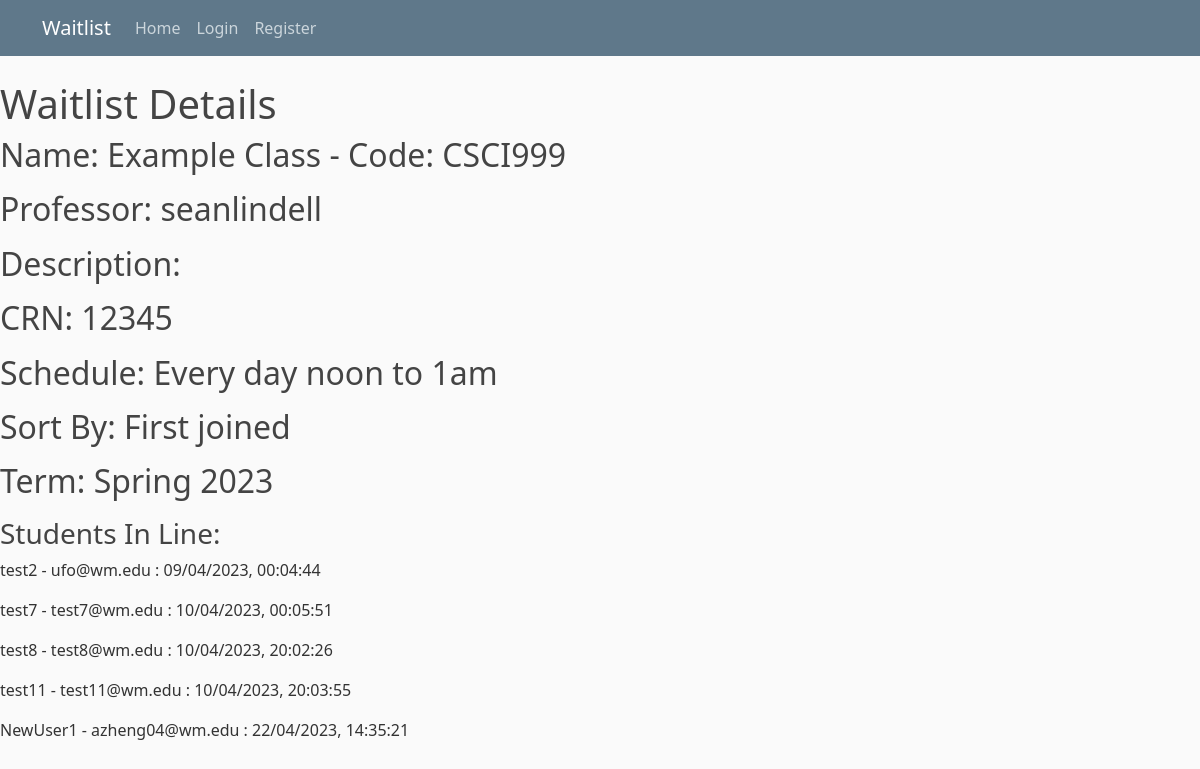
/studenthome/1/detail/, run on the app's committed database.
### studentview/models.py (models this page shows)
class ClassWaitlist(models.Model):
    className = models.CharField(max_length=200, name="className", verbose_name='Class Name')
    classDescription = models.TextField(verbose_name='Description', default=' ')
    classCode = models.CharField(max_length=200, verbose_name='Class Code')
    crn = models.IntegerField(default=0, verbose_name='CRN')
    schedule = models.CharField(max_length=200, verbose_name='Schedule')
    sortType = models.CharField(max_length=200, verbose_name='Sort Type')
    term = models.CharField(max_length=200, verbose_name='Term')
    professor = models.ForeignKey(User, on_delete=models.CASCADE)
    date_added = models.DateTimeField("date published")
    closed = models.BooleanField(default=False)  # Add this line
    def __str__(self):
        return self.className

class StudentTicket(models.Model):
    class_waitlist = models.ForeignKey(ClassWaitlist, on_delete=models.CASCADE)
    date_joined = models.DateTimeField("date joined")
    student = models.ForeignKey(User, on_delete=models.CASCADE)
    position = models.IntegerField(default=0)  # Add this line
    waitlist_status = models.CharField(max_length=1, default="p" ) #a = accept r = reject p = pending
    def __str__(self):
        return str(self.student) + " - " + str(self.student.email) + ' : ' + str(self.date_joined.strftime("%d/%m/%Y, %H:%M:%S"))

### studentview/views.py (the view)
# urls.py: path("<int:pk>/detail/", views.DetailView.as_view(), name='detail'),
class DetailView(generic.DetailView):
    model = ClassWaitlist
    template_name = 'studentview/detail.html'
    def get_context_data(self, **kwargs):
        print(kwargs)
        context = super().get_context_data(**kwargs)
        context['isProfessor'] = self.request.user.groups.filter(name='Professor').exists()
        context['ownsClass'] = self.request.user.id == kwargs['object'].professor.pk
        return context

### studentview/templates/studentview/detail.html (shortened to what this page needs)
{% extends "studentview/base.html" %}
{% block content %}
        <h1>Waitlist Details</h1>
        <legend> <h2> Name: {{ classwaitlist.className }}  - Code: {{ classwaitlist.classCode}} </h2> </legend>
        <legend> <h2> Professor: {{ classwaitlist.professor }} </h2> </legend>
        <legend> <h2> Description: {{ classwaitlist.classDescription }} </h2> </legend>
        <legend> <h2> CRN: {{ classwaitlist.crn }} </h2> </legend>
        <legend> <h2> Schedule: {{ classwaitlist.schedule }} </h2> </legend>
        <legend> <h2> Sort By: {{ classwaitlist.sortType }} </h2> </legend>
        <legend> <h2> Term: {{ classwaitlist.term }} </h2> </legend>
        <h3> Students In Line: </h3>
        {% for studentticket in classwaitlist.studentticket_set.all|dictsort:"position" %}
            <p>
                {{ studentticket }}
            </p>
        {% endfor %}
{% endblock content %}

### studentview/static/studentview/main.css (style rules this page uses)
body { background: #fafafa; color: #333333; margin-top: 5rem; }
h1, h2, h3, h4, h5, h6 { color: #444444; }

### data on the page
ClassWaitlist: className "Example Class", classCode "CSCI999", professor "seanlindell", crn "12345", schedule "Every day noon to 1am", sortType "First joined", term "Spring 2023"
StudentTicket: student+date_joined "test2 - ufo@wm.edu : 09/04/2023, 00:04:44"
StudentTicket: student+date_joined "test7 - test7@wm.edu : 10/04/2023, 00:05:51"
StudentTicket: student+date_joined "test8 - test8@wm.edu : 10/04/2023, 20:02:26"
StudentTicket: student+date_joined "test11 - test11@wm.edu : 10/04/2023, 20:03:55"
StudentTicket: student+date_joined "NewUser1 - azheng04@wm.edu : 22/04/2023, 14:35:21"
